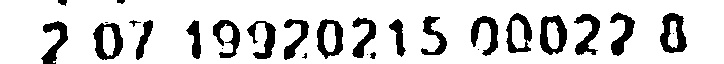
#> input picture 5039.jpg, 724 x 64 px
$ python -i preprocess.py   (imports and definitions only)
#> lines starting #> are read from the running program, lines starting #| are printed output that depends on the picture; after the words box and inside, x2 and y2 are one past the last pixel; in counts of white or black regions, pixels touching at a corner belong together
#!/usr/bin/env python3
# -*- coding: utf-8 -*-
"""
Created on Thu Oct 11 09:44:46 2018

@author: maro
"""


import cv2
import numpy as np
import imutils
from skimage import exposure

im_width = 500
im_height = 324

def compute_edges(image):
    gray = cv2.cvtColor(image, cv2.COLOR_BGR2GRAY)
    #gray = cv2.bilateralFilter(gray, 11, 17, 17)
    gray = cv2.medianBlur(gray,3)
    kernel = np.ones((7,7),np.uint8)
    erosion = cv2.erode(gray,kernel,iterations = 2)
    dilation = cv2.dilate(erosion,kernel,iterations = 2)
    edged = cv2.Canny(dilation, 20, 200)
    return edged

# [43 lines left out: functions sharpen_edge, get_angle, rotate_image, not called in this run]

def find_contour(image):
    # load the query image, compute the ratio of the old height
    # to the new height, clone it, and resize it
    ratio = image.shape[0] / 300.0
    orig = image.copy()
    image = imutils.resize(image, height = 300)
    edged = compute_edges(image)
    kernel = cv2.getStructuringElement(cv2.MORPH_RECT,(7,7))
    closed = cv2.morphologyEx(edged, cv2.MORPH_CLOSE, kernel)
        # find contours in the edged image, keep only the largest
    # ones, and initialize our screen contour
    cnts, hierarchy = cv2.findContours(closed.copy(), cv2.RETR_TREE, cv2.CHAIN_APPROX_SIMPLE)
    cnts = sorted(cnts, key = cv2.contourArea, reverse = True)[:10]
    screenCnt = None
    pts = None
    # loop over our contours
    for c in cnts:
        # approximate the contour
        peri = cv2.arcLength(c,False)
        approx = cv2.approxPolyDP(c, 0.02 * peri, True)
        # if our approximated contour has four points, then
        # we can assume that we have found our screen
        if len(approx) == 4:
            screenCnt = approx
            break
    # now that we have our screen contour, we need to determine the top-left, top-right, bottom-right, and bottom-left
    # points so that we can later warp the image -- we'll start by reshaping our contour to be our finals and initializing
    # our output rectangle in top-left, top-right, bottom-right, and bottom-left order
    try:
        pts = screenCnt.reshape(4, 2)
        rect = np.zeros((4, 2), dtype="float32")
        # the top-left point has the smallest sum whereas the bottom-right has the largest sum
        s = pts.sum(axis=1)
        rect[0] = pts[np.argmin(s)]
        rect[2] = pts[np.argmax(s)]
        # compute the difference between the points -- the top-right will have the minumum difference and the bottom-left will
        # have the maximum difference
        diff = np.diff(pts, axis=1)
        rect[1] = pts[np.argmin(diff)]
        rect[3] = pts[np.argmax(diff)]
        # multiply the rectangle by the original ratio
        rect *= ratio
        # now that we have our rectangle of points, let's compute the width of our new image
        (tl, tr, br, bl) = rect
        widthA = np.sqrt(((br[0] - bl[0]) ** 2) + ((br[1] - bl[1]) ** 2))
        widthB = np.sqrt(((tr[0] - tl[0]) ** 2) + ((tr[1] - tl[1]) ** 2))
        # ...and now for the height of our new image
        heightA = np.sqrt(((tr[0] - br[0]) ** 2) + ((tr[1] - br[1]) ** 2))
        heightB = np.sqrt(((tl[0] - bl[0]) ** 2) + ((tl[1] - bl[1]) ** 2))
        # take the maximum of the width and height values to reach our final dimensions
        maxWidth = max(int(widthA), int(widthB))
        maxHeight = max(int(heightA), int(heightB))
        # construct our destination points which will be used to map the screen to a top-down, "birds eye" view
        dst = np.array([
                [0, 0],
                [maxWidth - 1, 0],
                [maxWidth - 1, maxHeight - 1],
                [0, maxHeight - 1]], dtype="float32")
        # calculate the perspective transform matrix and warp the perspective to grab the screen
        M = cv2.getPerspectiveTransform(rect, dst)
        warp = cv2.warpPerspective(orig, M, (maxWidth, maxHeight))
        # convert the warped image to grayscale and then adjust the intensity of the pixels to have minimum and maximum
        # values of 0 and 255, respectively
        warp = exposure.rescale_intensity(warp, out_range=(0, 255))
        warp = cv2.resize(warp, (im_width, im_height), interpolation=cv2.INTER_NEAREST)
        return warp
    except AttributeError as e:
        print(e, ".Please check your background to solve the problem!")


# [11 lines of commented-out code are left out]

>>> import cv2
>>> picture = cv2.imread('../5039.jpg')
#> picture is the input picture: shape (64, 724, 3); min 0, max 255, mean 210.4
>>> result = find_contour(picture)
#> in find_contour, `image = imutils.resize(image, height = 300)`:
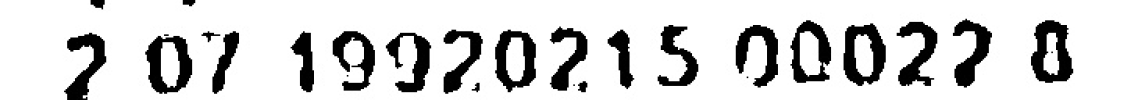
#> image: shape (300, 3393, 3) (shown at 1/3 size); min 0, max 255, mean 210.4
#> in compute_edges, `erosion = cv2.erode(gray,kernel,iterations = 2)`:
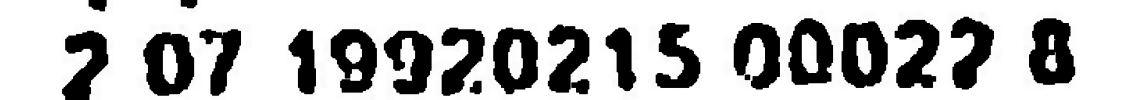
#> erosion: shape (300, 3393) (shown at 1/3 size); min 0, max 255, mean 185.8
#> in compute_edges, `edged = cv2.Canny(dilation, 20, 200)`:
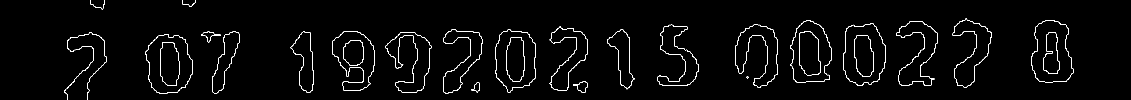
#> edged: shape (300, 3393) (shown at 1/3 size); 1.4% white in thin lines or dots, all inside (x1, y1, x2, y2) = (192, 0, 3220, 300)
#> in find_contour, `closed = cv2.morphologyEx(edged, cv2.MORPH_CLOSE, kernel)`:
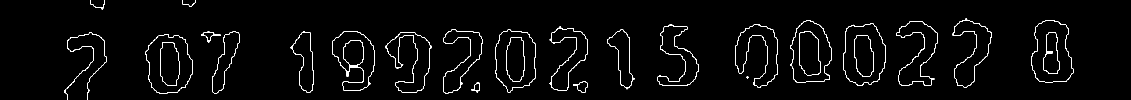
#> closed: shape (300, 3393) (shown at 1/3 size); 1.5% white in thin lines or dots, all inside (x1, y1, x2, y2) = (192, 0, 3220, 300)
#> in find_contour, `cnts, hierarchy = cv2.findContours(closed.copy(), cv2.RETR_TREE, cv2.C..`: cnts = 53 contours, 2 with area under 20; largest, box (x1, y1, x2, y2) and area: (435, 103, 577, 282) 19312, (436, 103, 577, 282) 19244, (2530, 70, 2658, 258) 19119, (2530, 70, 2658, 258) 19054, (1485, 89, 1608, 277) 18143
#> in find_contour, `cnts = sorted(cnts, key = cv2.contourArea, reverse = True)[:10]`: cnts = 10 contours; largest, box (x1, y1, x2, y2) and area: (435, 103, 577, 282) 19312, (436, 103, 577, 282) 19244, (2530, 70, 2658, 258) 19119, (2530, 70, 2658, 258) 19054, (1485, 89, 1608, 277) 18143
#> the loop in find_contour, `for c in cnts:` made 10 passes
#> peri on passes 1 to 10: 579.7, 588.6, 579.2, 582.2, 571.4, 573.4, 585.2, 603.8, 597.7, 596.7
